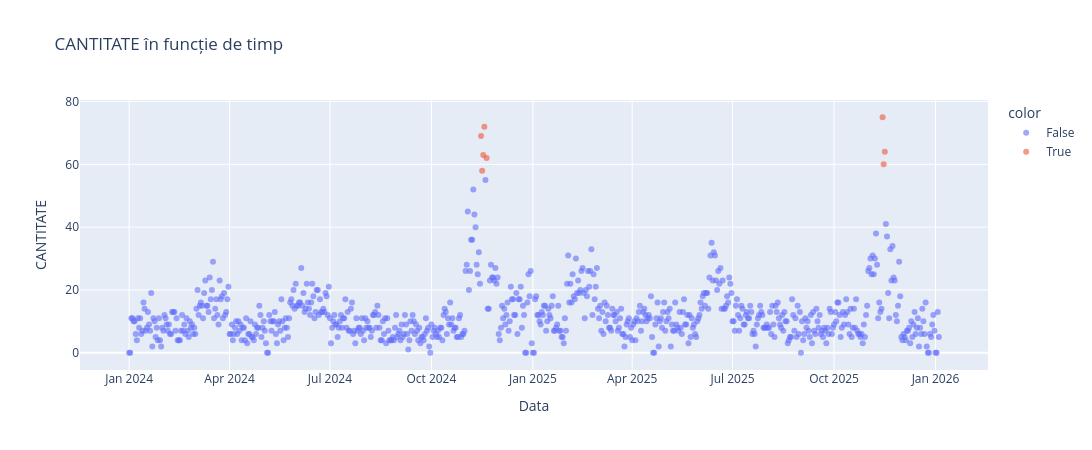
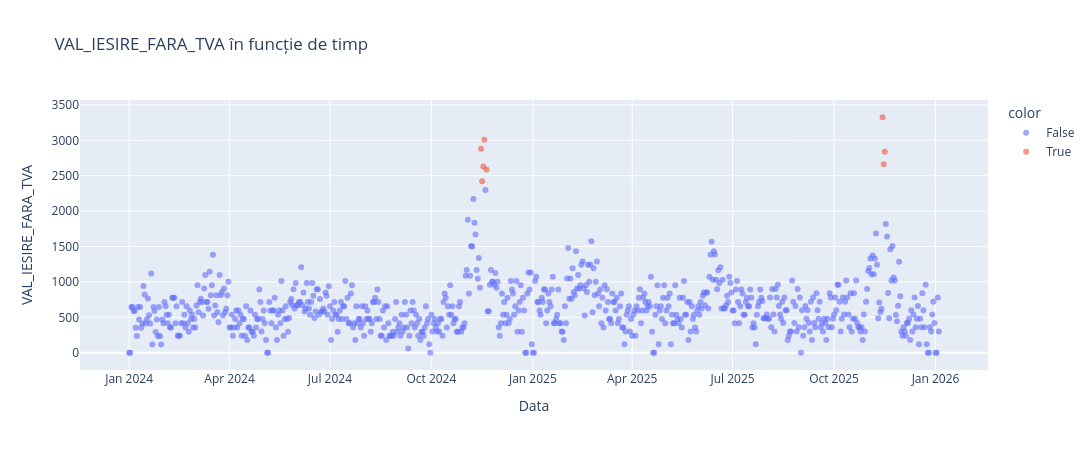
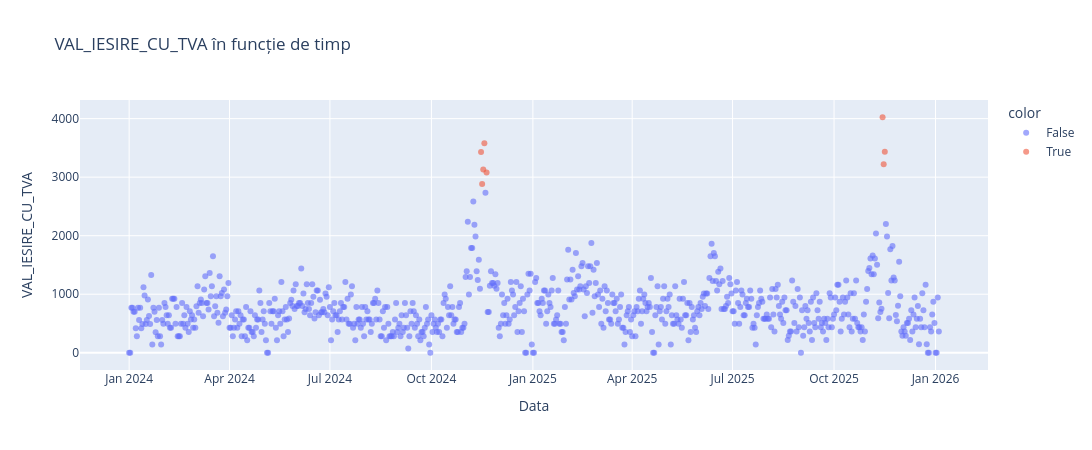
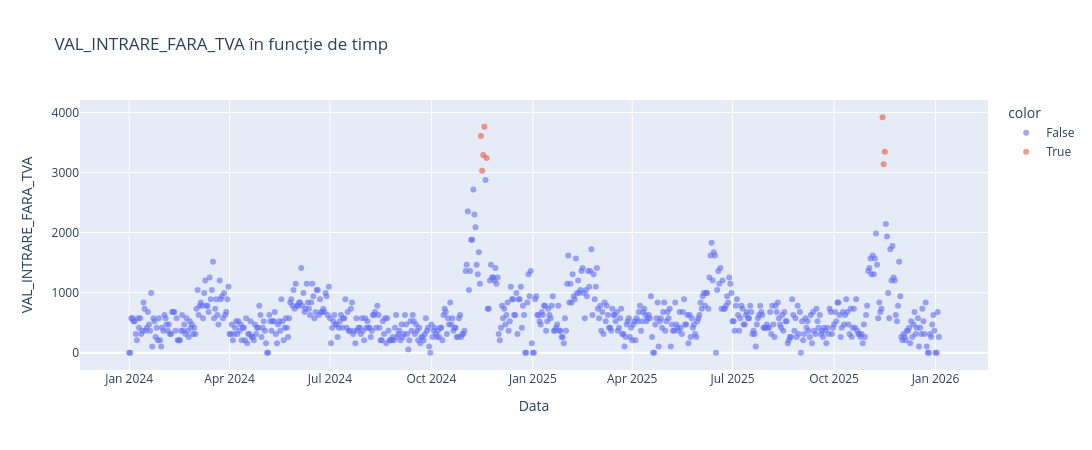

Write notebook code for charts like these, in order.
### Code cell
num_cols = [
    c for c in df.select_dtypes(include="number").columns
    if c not in {"RUPTURA_STOC", "ID_ARTICOL"}
]


for col in num_cols:
    fig = px.scatter(
        df,
        x="DATA",
        y=col,
        color=df[col] > df[col].quantile(0.99),
        title=f"{col} în funcție de timp",
        opacity=0.6
    )

    fig.update_layout(
        width=1100,
        height=450,
        xaxis_title="Data",
        yaxis_title=col
    )

    fig.show()

### Figure 1 — Plotly figure (JSON) as saved in the notebook; plotly's stock layout.template omitted (floating-point values rounded to 4 significant figures; data arrays with more than 128 entries replaced by an {"elided": "..."} marker saying what was removed)
{"data": [{"hovertemplate": "color=False<br>DATA=%{x}<br>CANTITATE=%{y}<extra></extra>", "legendgroup": "False", "marker": {"color": "#636efa", "opacity": 0.6, "symbol": "circle"}, "mode": "markers", "name": "False", "orientation": "v", "showlegend": true, "type": "scatter", "x": {"elided": "727 str values"}, "xaxis": "x", "y": {"elided": "727 int values"}, "yaxis": "y"}, {"hovertemplate": "color=True<br>DATA=%{x}<br>CANTITATE=%{y}<extra></extra>", "legendgroup": "True", "marker": {"color": "#EF553B", "opacity": 0.6, "symbol": "circle"}, "mode": "markers", "name": "True", "orientation": "v", "showlegend": true, "type": "scatter", "x": ["2024-11-15T00:00:00.000000000", "2024-11-16T00:00:00.000000000", "2024-11-17T00:00:00.000000000", "2024-11-18T00:00:00.000000000", "2024-11-20T00:00:00.000000000", "2025-11-14T00:00:00.000000000", "2025-11-15T00:00:00.000000000", "2025-11-16T00:00:00.000000000"], "xaxis": "x", "y": [69, 58, 63, 72, 62, 75, 60, 64], "yaxis": "y"}], "layout": {"height": 450, "legend": {"title": {"text": "color"}, "tracegroupgap": 0}, "title": {"text": "CANTITATE în funcție de timp"}, "width": 1100, "xaxis": {"anchor": "y", "domain": [0, 1], "title": {"text": "Data"}}, "yaxis": {"anchor": "x", "domain": [0, 1], "title": {"text": "CANTITATE"}}}}

### Figure 2 — Plotly figure (JSON) as saved in the notebook; plotly's stock layout.template omitted (floating-point values rounded to 4 significant figures; data arrays with more than 128 entries replaced by an {"elided": "..."} marker saying what was removed)
{"data": [{"hovertemplate": "color=False<br>DATA=%{x}<br>VAL_IESIRE_FARA_TVA=%{y}<extra></extra>", "legendgroup": "False", "marker": {"color": "#636efa", "opacity": 0.6, "symbol": "circle"}, "mode": "markers", "name": "False", "orientation": "v", "showlegend": true, "type": "scatter", "x": {"elided": "727 str values"}, "xaxis": "x", "y": {"elided": "727 float values"}, "yaxis": "y"}, {"hovertemplate": "color=True<br>DATA=%{x}<br>VAL_IESIRE_FARA_TVA=%{y}<extra></extra>", "legendgroup": "True", "marker": {"color": "#EF553B", "opacity": 0.6, "symbol": "circle"}, "mode": "markers", "name": "True", "orientation": "v", "showlegend": true, "type": "scatter", "x": ["2024-11-15T00:00:00.000000000", "2024-11-16T00:00:00.000000000", "2024-11-17T00:00:00.000000000", "2024-11-18T00:00:00.000000000", "2024-11-20T00:00:00.000000000", "2025-11-14T00:00:00.000000000", "2025-11-15T00:00:00.000000000", "2025-11-16T00:00:00.000000000"], "xaxis": "x", "y": [2882.0, 2422.0, 2631.0, 3007.0, 2589.0, 3326.0, 2660.0, 2838.0], "yaxis": "y"}], "layout": {"height": 450, "legend": {"title": {"text": "color"}, "tracegroupgap": 0}, "title": {"text": "VAL_IESIRE_FARA_TVA în funcție de timp"}, "width": 1100, "xaxis": {"anchor": "y", "domain": [0, 1], "title": {"text": "Data"}}, "yaxis": {"anchor": "x", "domain": [0, 1], "title": {"text": "VAL_IESIRE_FARA_TVA"}}}}

### Figure 3 — Plotly figure (JSON) as saved in the notebook; plotly's stock layout.template omitted (floating-point values rounded to 4 significant figures; data arrays with more than 128 entries replaced by an {"elided": "..."} marker saying what was removed)
{"data": [{"hovertemplate": "color=False<br>DATA=%{x}<br>VAL_IESIRE_CU_TVA=%{y}<extra></extra>", "legendgroup": "False", "marker": {"color": "#636efa", "opacity": 0.6, "symbol": "circle"}, "mode": "markers", "name": "False", "orientation": "v", "showlegend": true, "type": "scatter", "x": {"elided": "727 str values"}, "xaxis": "x", "y": {"elided": "727 float values"}, "yaxis": "y"}, {"hovertemplate": "color=True<br>DATA=%{x}<br>VAL_IESIRE_CU_TVA=%{y}<extra></extra>", "legendgroup": "True", "marker": {"color": "#EF553B", "opacity": 0.6, "symbol": "circle"}, "mode": "markers", "name": "True", "orientation": "v", "showlegend": true, "type": "scatter", "x": ["2024-11-15T00:00:00.000000000", "2024-11-16T00:00:00.000000000", "2024-11-17T00:00:00.000000000", "2024-11-18T00:00:00.000000000", "2024-11-20T00:00:00.000000000", "2025-11-14T00:00:00.000000000", "2025-11-15T00:00:00.000000000", "2025-11-16T00:00:00.000000000"], "xaxis": "x", "y": [3429.0, 2883.0, 3131.0, 3578.0, 3081.0, 4024.0, 3219.0, 3434.0], "yaxis": "y"}], "layout": {"height": 450, "legend": {"title": {"text": "color"}, "tracegroupgap": 0}, "title": {"text": "VAL_IESIRE_CU_TVA în funcție de timp"}, "width": 1100, "xaxis": {"anchor": "y", "domain": [0, 1], "title": {"text": "Data"}}, "yaxis": {"anchor": "x", "domain": [0, 1], "title": {"text": "VAL_IESIRE_CU_TVA"}}}}

### Figure 4 — Plotly figure (JSON) as saved in the notebook; plotly's stock layout.template omitted (floating-point values rounded to 4 significant figures; data arrays with more than 128 entries replaced by an {"elided": "..."} marker saying what was removed)
{"data": [{"hovertemplate": "color=False<br>DATA=%{x}<br>VAL_INTRARE_FARA_TVA=%{y}<extra></extra>", "legendgroup": "False", "marker": {"color": "#636efa", "opacity": 0.6, "symbol": "circle"}, "mode": "markers", "name": "False", "orientation": "v", "showlegend": true, "type": "scatter", "x": {"elided": "727 str values"}, "xaxis": "x", "y": {"elided": "727 float values"}, "yaxis": "y"}, {"hovertemplate": "color=True<br>DATA=%{x}<br>VAL_INTRARE_FARA_TVA=%{y}<extra></extra>", "legendgroup": "True", "marker": {"color": "#EF553B", "opacity": 0.6, "symbol": "circle"}, "mode": "markers", "name": "True", "orientation": "v", "showlegend": true, "type": "scatter", "x": ["2024-11-15T00:00:00.000000000", "2024-11-16T00:00:00.000000000", "2024-11-17T00:00:00.000000000", "2024-11-18T00:00:00.000000000", "2024-11-20T00:00:00.000000000", "2025-11-14T00:00:00.000000000", "2025-11-15T00:00:00.000000000", "2025-11-16T00:00:00.000000000"], "xaxis": "x", "y": [3605.0, 3030.0, 3292.0, 3762.0, 3240.0, 3919.0, 3135.0, 3344.0], "yaxis": "y"}], "layout": {"height": 450, "legend": {"title": {"text": "color"}, "tracegroupgap": 0}, "title": {"text": "VAL_INTRARE_FARA_TVA în funcție de timp"}, "width": 1100, "xaxis": {"anchor": "y", "domain": [0, 1], "title": {"text": "Data"}}, "yaxis": {"anchor": "x", "domain": [0, 1], "title": {"text": "VAL_INTRARE_FARA_TVA"}}}}
